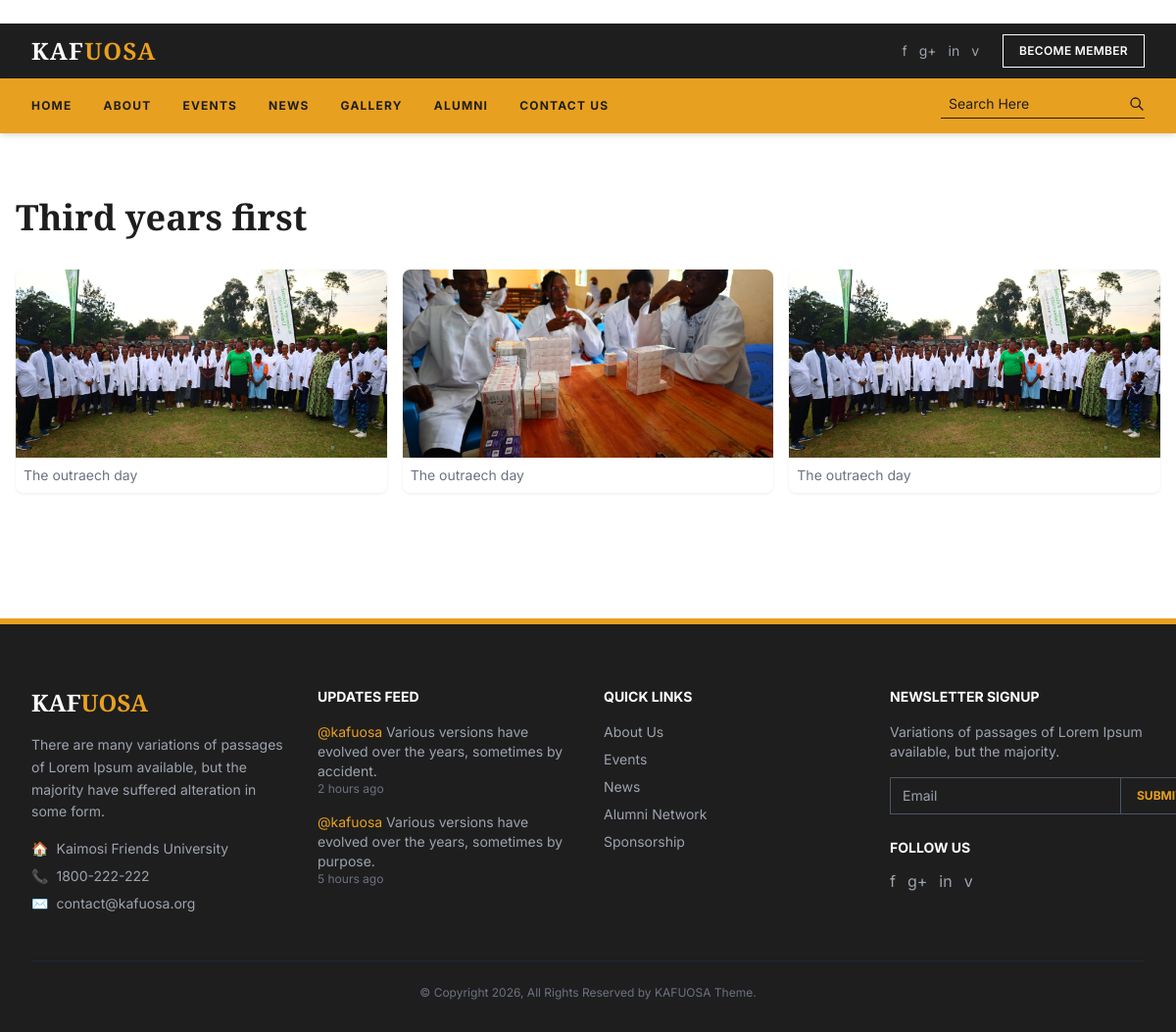
/gallery/1/, run on the app's committed database.
### gallery/models.py (models this page shows, shortened)
class GalleryAlbum(models.Model):
    title       = models.CharField(max_length=200)
    description = models.TextField(blank=True)
    created_at  = models.DateTimeField(auto_now_add=True)
    class Meta:
        ordering = ['-created_at']

class GalleryPhoto(models.Model):
    album       = models.ForeignKey(GalleryAlbum, on_delete=models.CASCADE, related_name='photos')
    image       = models.ImageField(upload_to='gallery/')
    caption     = models.CharField(max_length=200, blank=True)
    uploaded_at = models.DateTimeField(auto_now_add=True)
    class Meta:
        ordering = ['uploaded_at']

### gallery/views.py (the view)
# urls.py: path('<int:pk>/', views.gallery_detail, name='gallery_detail'),
def gallery_detail(request, pk):
    album = get_object_or_404(GalleryAlbum, pk=pk)
    return render(request, 'gallery/gallery_detail.html', {'album': album})

### templates/gallery/gallery_detail.html
{% extends "base.html" %}{% block title %}{{ album.title }}{% endblock %}{% block content %}<div class="max-w-7xl mx-auto px-4 py-16"><h1 class="section-heading mb-8">{{ album.title }}</h1><div class="grid grid-cols-2 md:grid-cols-3 gap-4">{% for photo in album.photos.all %}<div class="card"><img src="{{ photo.image.url }}" alt="{{ photo.caption }}" class="w-full h-48 object-cover"/>{% if photo.caption %}<p class="p-2 text-sm text-gray-500">{{ photo.caption }}</p>{% endif %}</div>{% endfor %}</div></div>{% endblock %}

### templates/base.html (style rules this page uses)
body { font-family:'Inter',sans-serif; }
.section-heading { font-family:'Playfair Display',serif;color:#1e1e1e;font-size:2.25rem;font-weight:700;line-height:1.2; }
.card { border-radius:.5rem;overflow:hidden;box-shadow:0 1px 3px rgba(0,0,0,.08);transition:transform .3s,box-shadow .3s; }

### data on the page
GalleryAlbum: title "Third years first"
GalleryPhoto: image (picture), caption "The outraech day"
GalleryPhoto: image (picture), caption "The outraech day"
GalleryPhoto: image (picture), caption "The outraech day"
